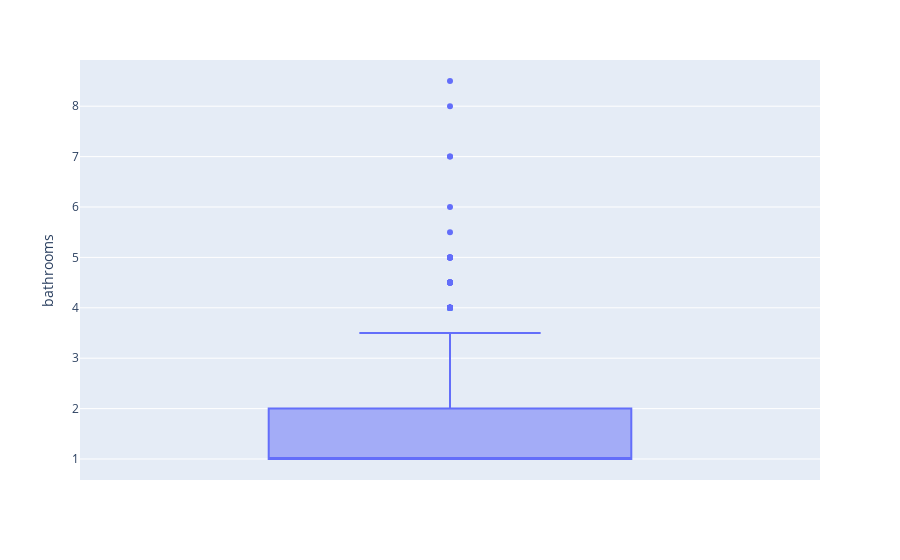

Notebook cell for this chart:
### Code cell
px.box(data, y = 'bathrooms')

### Figure 1 — Plotly figure (JSON) as saved in the notebook; plotly's stock layout.template omitted (floating-point values rounded to 4 significant figures; data arrays with more than 128 entries replaced by an {"elided": "..."} marker saying what was removed)
{"data": [{"alignmentgroup": "True", "hovertemplate": "bathrooms=%{y}<extra></extra>", "legendgroup": "", "marker": {"color": "#636efa"}, "name": "", "notched": false, "offsetgroup": "", "orientation": "v", "showlegend": false, "type": "box", "x0": " ", "xaxis": "x", "y": {"elided": "10000 float values"}, "y0": " ", "yaxis": "y"}], "layout": {"boxmode": "group", "legend": {"tracegroupgap": 0}, "margin": {"t": 60}, "xaxis": {"anchor": "y", "domain": [0, 1]}, "yaxis": {"anchor": "x", "domain": [0, 1], "title": {"text": "bathrooms"}}}}
